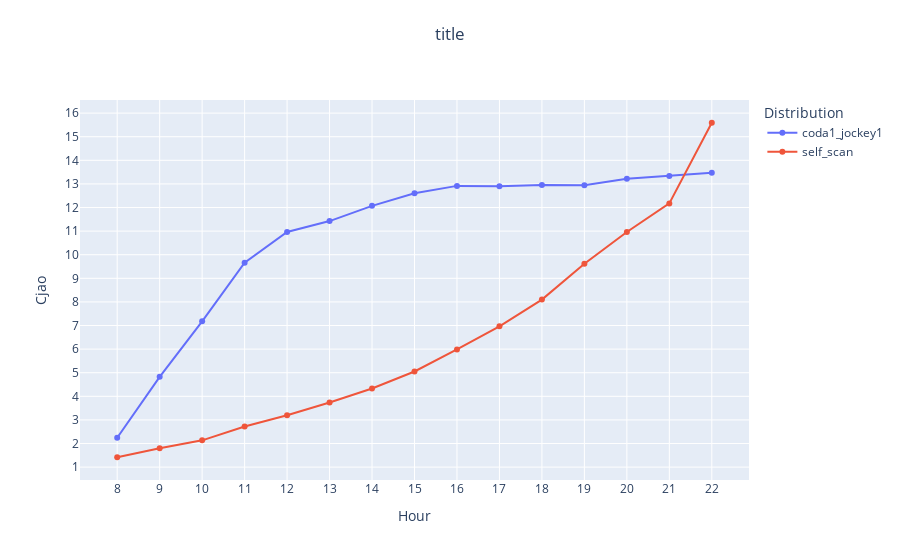

The notebook cell this image was saved under:
### Code cell
# Average waiting time
normalize = False

fig =  go.Figure()

fig = add_simulation_to_plot(fig, df_simulations, 'coda1_jockey1', "Avg_waiting_times_standard", normalize=normalize)
fig = add_simulation_to_plot(fig, df_simulations, 'self_scan', "Avg_waiting_times_self_scan", normalize=normalize)


fig = decorate_figure(fig,
    title="Average waiting time",
    y_axis_title="Value", dtick=1)
fig = fig.update_layout(
        title={
            'text': "title" ,
            'y':0.95,
            'x':0.5,
            'xanchor': 'center',
            'yanchor': 'top'},
        xaxis_title="Hour",
        yaxis_title="Cjao",
        legend_title="Distribution",
    )

fig.show()
fig.write_image("doc/report/images/results/avg_wt_selfscan.png")

### Figure 1 — Plotly figure (JSON) as saved in the notebook; plotly's stock layout.template omitted (floating-point values rounded to 4 significant figures)
{"data": [{"mode": "lines+markers", "name": "coda1_jockey1", "type": "scatter", "x": [8, 9, 10, 11, 12, 13, 14, 15, 16, 17, 18, 19, 20, 21, 22], "y": [2.245, 4.826, 7.18, 9.661, 10.97, 11.43, 12.07, 12.6, 12.92, 12.9, 12.96, 12.94, 13.22, 13.33, 13.47]}, {"mode": "lines+markers", "name": "self_scan", "type": "scatter", "x": [8, 9, 10, 11, 12, 13, 14, 15, 16, 17, 18, 19, 20, 21, 22], "y": [1.418, 1.802, 2.135, 2.721, 3.195, 3.74, 4.331, 5.053, 5.987, 6.968, 8.099, 9.618, 10.96, 12.17, 15.59]}], "layout": {"legend": {"title": {"text": "Distribution"}}, "title": {"text": "title", "x": 0.5, "xanchor": "center", "y": 0.95, "yanchor": "top"}, "xaxis": {"dtick": 1, "tick0": 0, "tickmode": "linear", "title": {"text": "Hour"}}, "yaxis": {"dtick": 1, "tick0": 0, "tickmode": "linear", "title": {"text": "Cjao"}}}}
